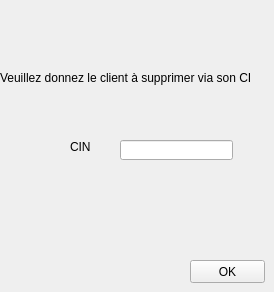
          <widget class="QWidget" name="suppression">
           <attribute name="title">
            <string>Suppression</string>
           </attribute>
           <widget class="QLabel" name="label_33">
            <property name="geometry">
             <rect>
              <x>0</x>
              <y>70</y>
              <width>251</width>
              <height>16</height>
             </rect>
            </property>
            <property name="styleSheet">
             <string notr="true">font: 87 8pt &quot;Arial Black&quot;;
font: 75 8pt &quot;MS Shell Dlg 2&quot;;</string>
            </property>
            <property name="text">
             <string>Veuillez donnez le client à supprimer via son CIN:</string>
            </property>
           </widget>
           <widget class="QLineEdit" name="lineEdit_supp">
            <property name="geometry">
             <rect>
              <x>120</x>
              <y>140</y>
              <width>113</width>
              <height>20</height>
             </rect>
            </property>
           </widget>
           <widget class="QLabel" name="label_46">
            <property name="geometry">
             <rect>
              <x>70</x>
              <y>140</y>
              <width>47</width>
              <height>14</height>
             </rect>
            </property>
            <property name="text">
             <string>CIN</string>
            </property>
           </widget>
           <widget class="QPushButton" name="pushButton_11">
            <property name="geometry">
             <rect>
              <x>190</x>
              <y>260</y>
              <width>75</width>
              <height>23</height>
             </rect>
            </property>
            <property name="text">
             <string>OK</string>
            </property>
           </widget>
          </widget>
